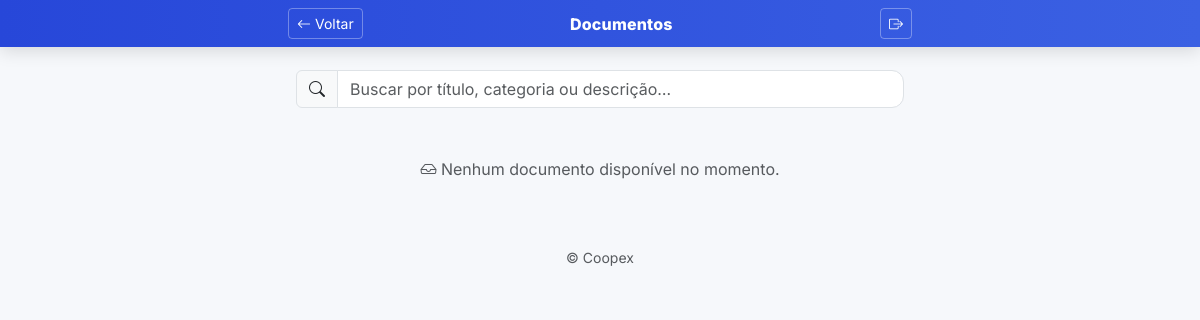
/documentos (signed in), run on an earlier commit of the app's database.
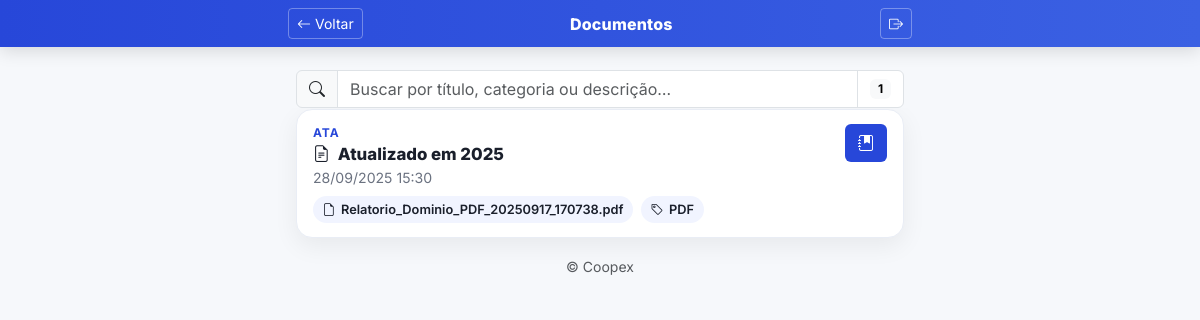
And on a later commit of the database.
### app.py (models this page shows)
class Documento(db.Model):
    __tablename__ = "documentos"
    id = db.Column(db.Integer, primary_key=True)
    titulo = db.Column(db.String(200), nullable=False)
    categoria = db.Column(db.String(40))
    descricao = db.Column(db.String(255))
    arquivo_url = db.Column(db.String(255), nullable=False)
    arquivo_nome = db.Column(db.String(255))
    enviado_em = db.Column(db.DateTime, default=datetime.utcnow)

### app.py (the view)
@app.route("/documentos")
def documentos_publicos():
    uid = session.get("user_id")
    if not uid:
        return redirect(url_for("login"))
    documentos = Documento.query.order_by(Documento.enviado_em.desc()).all()
    return render_template("documentos_publicos.html", documentos=documentos)

### app.py (called while the page is built)
def _avisos_base_query(now=None):
    if now is None:
        now = datetime.utcnow()
    return (Aviso.query
        .filter(Aviso.ativo.is_(True))
        .filter((Aviso.inicio_em.is_(None)) | (Aviso.inicio_em <= now))
        .filter((Aviso.fim_em.is_(None)) | (Aviso.fim_em >= now)))

def get_avisos_for_cooperado(coop: Cooperado):
    rest_ids = {
        e.restaurante_id for e in Escala.query.filter_by(cooperado_id=coop.id).all()
        if e.restaurante_id
    }
    q = _avisos_base_query().filter(
        (Aviso.tipo == "global")
        |
        ((Aviso.tipo == "cooperado") & (
            (Aviso.destino_cooperado_id == coop.id) | (Aviso.destino_cooperado_id.is_(None))
        ))
        |
        ((Aviso.tipo == "restaurante") & (
            (~Aviso.restaurantes.any()) |  # lista vazia = broadcast para todos restaurantes
            Aviso.restaurantes.any(Restaurante.id.in_(rest_ids))
        ))
    )
    avisos = list(q.all())
    avisos.sort(
        key=lambda a: (not a.fixado, str(a.prioridade or "").lower() != "alta",
                       -(a.criado_em.timestamp() if a.criado_em else 0))
    )
    return avisos

@app.context_processor
def inject_avisos_banner():
    try:
        qtd, link = _avisos_nao_lidos_para_usuario()
    except Exception:
        qtd, link = 0, None
    return {
        "avisos_unread_count": qtd,
        "avisos_unread_url": link
    }

### templates/documentos_publicos.html (shortened to what this page needs)
<!doctype html>
<html lang="pt-br">
<head>
  <link href="https://cdn.jsdelivr.net/npm/bootstrap@5.3.3/dist/css/bootstrap.min.css" rel="stylesheet">
  <link rel="stylesheet" href="https://cdn.jsdelivr.net/npm/bootstrap-icons@1.11.3/font/bootstrap-icons.css">
</head>
<body>
  <header class="topbar">
    <div class="wrap d-flex align-items-center justify-content-between p-2">
      <a href="{{ back_href or url_for('coop_dashboard') }}" class="btn btn-outline-light btn-sm btn-top" id="btnVoltar">
        <i class="bi bi-arrow-left"></i> Voltar
      </a>
      <div class="brand">Documentos</div>
      <a href="{{ url_for('logout') }}" class="btn btn-outline-light btn-sm btn-top" title="Sair">
        <i class="bi bi-box-arrow-right"></i>
      </a>
    </div>
  </header>
  <div class="wrap search-wrap px-3">
    <div class="input-group mb-2">
      <span class="input-group-text"><i class="bi bi-search"></i></span>
      <input id="busca" type="text" class="form-control search" placeholder="Buscar por título, categoria ou descrição…">
      {% if documentos and documentos|length > 0 %}
      <span class="input-group-text bg-white"><span id="count" class="badge text-bg-light">{{ documentos|length }}</span></span>
      {% endif %}
    </div>
  </div>
  <main class="wrap p-3 pt-2">
    {% if not documentos %}
      <div class="text-muted text-center py-5">
        <i class="bi bi-inbox"></i> Nenhum documento disponível no momento.
      </div>
    {% else %}
      {% for d in documentos %}
        {% set titulo = d.titulo or 'Sem título' %}
        {% set cat = d.categoria or 'Outro' %}
        {% set nome_arquivo = d.arquivo_nome or '' %}
        {% set ext = nome_arquivo.split('.')[-1]|lower if '.' in nome_arquivo else '' %}
        <article class="doc-row position-relative"
                 data-title="{{ titulo|lower }}"
                 data-cat="{{ cat|lower }}"
                 data-desc="{{ (d.descricao or '')|lower }}"
                 data-url="{{ d.arquivo_url or url_for('baixar_documento', doc_id=d.id) }}"
                 data-title-full="{{ titulo }}"
                 data-ext="{{ ext }}">
          <div class="d-flex justify-content-between align-items-start">
            <div class="pe-2">
              <div class="doc-cat">{{ cat|upper }}</div>
              <div class="doc-title d-flex align-items-center gap-2">
                <i class="bi bi-file-earmark-text"></i> {{ titulo }}
              </div>
              <div class="doc-date">
                {{ d.enviado_em.strftime('%d/%m/%Y %H:%M') if d.enviado_em else '' }}
              </div>
              <div class="mt-2 d-flex flex-wrap gap-2">
                <span class="chip"><i class="bi bi-file-earmark"></i> {{ nome_arquivo or '—' }}</span>
                {% if ext %}<span class="chip"><i class="bi bi-tag"></i> {{ ext|upper }}</span>{% endif %}
              </div>
            </div>
            <div class="ms-2">
              <button class="btn btn-royal" data-open><i class="bi bi-journal-bookmark-fill"></i></button>
            </div>
          </div>
        </article>
      {% endfor %}
    {% endif %}
    <div class="text-center mt-3 mb-2">
      <small class="text-muted">© {{ current_year|default('') }} Coopex</small>
    </div>
  </main>
</body>
</html>

### templates/documentos_publicos.html (style rules this page uses)
:root { --royal:#2747d9; --royal-2:#3b61e3; --bg:#f6f8fb; --ink:#1a1f2b; --soft:#eef2ff; --muted:#6b7280; }
html,body { height:100% }
body { background:var(--bg); color:var(--ink); font-family:Inter,system-ui,-apple-system,Segoe UI,Roboto,Ubuntu,"Helvetica Neue",Arial,sans-serif; }
.wrap { max-width:640px; margin:0 auto; }
.topbar { position:sticky; top:0; z-index:10; background:linear-gradient(90deg,var(--royal),var(--royal-2)); color:#fff; box-shadow:0 4px 18px #0002; }
.brand { font-weight:800; letter-spacing:.2px; }
.btn-top { color:#fff; border-color:#ffffff55 }
.search-wrap { position:sticky; top:62px; z-index:5; background:var(--bg); padding-top:.5rem }
.search { border-radius:12px }
.doc-row { border:1px solid #e9edf5; border-radius:16px; padding:14px 16px; margin-bottom:12px; background:#fff; box-shadow:0 8px 24px #00000010; transition:transform .08s ease, box-shadow .12s ease; cursor:pointer; }
.doc-title { font-weight:800; font-size:1.05rem }
.doc-cat { font-size:.75rem; color:var(--royal); text-transform:uppercase; letter-spacing:.08em; font-weight:700 }
.doc-date { color:var(--muted); font-size:.88rem }
.chip { display:inline-flex; align-items:center; gap:.35rem; padding:.25rem .6rem; border-radius:999px; background:#f1f4ff; font-weight:600; font-size:.8rem }
.btn-royal { background:var(--royal); color:#fff }

What changed in the data, as far as the page shows it:
added Documento: categoria "ATA", titulo "Atualizado em 2025", enviado_em "28/09/2025 15:30", arquivo_nome "Relatorio_Dominio_PDF_20250917_170738.pdf", ext "PDF"
Also different on the page:
{{ documentos|length }}: (not shown) → "1"
text no longer shown: "Nenhum documento disponível no momento."
